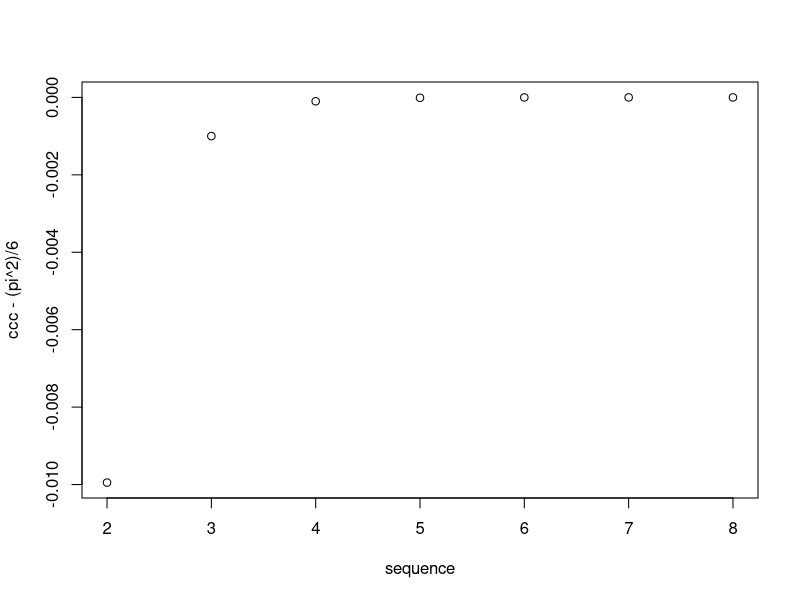

This figure's R source:
## ---- chunk 1
#install.packages("dslabs")
library(dslabs)
## ---- chunk 2
 sequence <- seq(2,8)
 ccc = c()
 for(x in sequence){ccc[x] = sum(1/(seq(1,10^x)^2))}
 sequence <- seq(2,8)
 ccc = c()
 for(x in sequence){ccc[x-1] = sum(1/(seq(1,10^x)^2))}
 plot(sequence,ccc-(pi^2)/6)
## ---- chunk 3
data("murders")
pop <- murders$population
pop <- sort(pop)
print(paste0(pop[1],",",min(murders$population)))

pop <- murders$population
pop_order  <-  order(pop)
